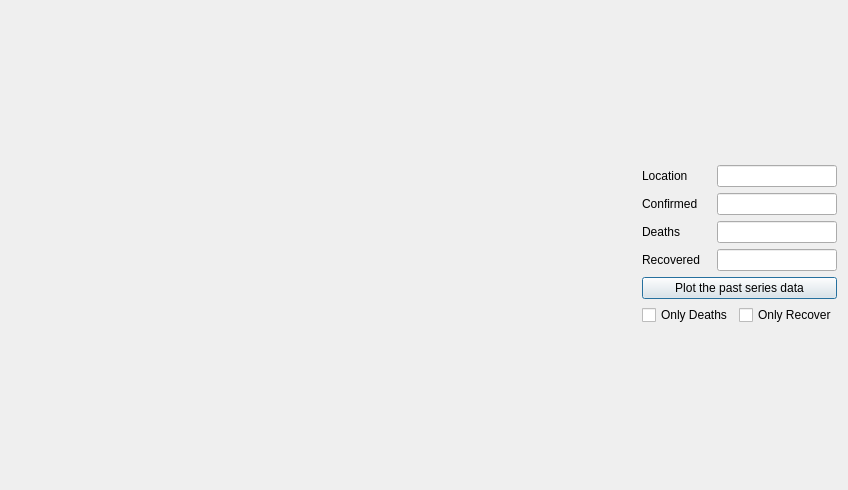
<?xml version="1.0" encoding="UTF-8"?>
<ui version="4.0">
 <class>Dialog</class>
 <widget class="QDialog" name="Dialog">
  <property name="geometry">
   <rect>
    <x>0</x>
    <y>0</y>
    <width>848</width>
    <height>490</height>
   </rect>
  </property>
  <property name="windowTitle">
   <string>Dialog</string>
  </property>
  <layout class="QHBoxLayout" name="horizontalLayout_7">
   <item>
    <layout class="QHBoxLayout" name="horizontalLayout_6" stretch="10,1">
     <item>
      <widget class="PlotWidget" name="plotwidget" native="true"/>
     </item>
     <item>
      <layout class="QVBoxLayout" name="verticalLayout">
       <item>
        <spacer name="verticalSpacer">
         <property name="orientation">
          <enum>Qt::Vertical</enum>
         </property>
         <property name="sizeHint" stdset="0">
          <size>
           <width>20</width>
           <height>40</height>
          </size>
         </property>
        </spacer>
       </item>
       <item>
        <layout class="QHBoxLayout" name="horizontalLayout_2">
         <item>
          <widget class="QLabel" name="label">
           <property name="text">
            <string>Location</string>
           </property>
          </widget>
         </item>
         <item>
          <widget class="QLineEdit" name="countrylineEdit">
           <property name="minimumSize">
            <size>
             <width>120</width>
             <height>0</height>
            </size>
           </property>
           <property name="maximumSize">
            <size>
             <width>120</width>
             <height>16777215</height>
            </size>
           </property>
          </widget>
         </item>
        </layout>
       </item>
       <item>
        <layout class="QHBoxLayout" name="horizontalLayout_3">
         <item>
          <widget class="QLabel" name="label_2">
           <property name="text">
            <string>Confirmed</string>
           </property>
          </widget>
         </item>
         <item>
          <widget class="QLineEdit" name="ConfiredlineEdit">
           <property name="minimumSize">
            <size>
             <width>120</width>
             <height>0</height>
            </size>
           </property>
           <property name="maximumSize">
            <size>
             <width>120</width>
             <height>16777215</height>
            </size>
           </property>
          </widget>
         </item>
        </layout>
       </item>
       <item>
        <layout class="QHBoxLayout" name="horizontalLayout_4">
         <item>
          <widget class="QLabel" name="label_3">
           <property name="text">
            <string>Deaths</string>
           </property>
          </widget>
         </item>
         <item>
          <widget class="QLineEdit" name="DeathslineEdit">
           <property name="minimumSize">
            <size>
             <width>120</width>
             <height>0</height>
            </size>
           </property>
           <property name="maximumSize">
            <size>
             <width>100</width>
             <height>16777215</height>
            </size>
           </property>
          </widget>
         </item>
        </layout>
       </item>
       <item>
        <layout class="QHBoxLayout" name="horizontalLayout_5">
         <item>
          <widget class="QLabel" name="label_4">
           <property name="text">
            <string>Recovered</string>
           </property>
          </widget>
         </item>
         <item>
          <widget class="QLineEdit" name="RecoveredlineEdit">
           <property name="minimumSize">
            <size>
             <width>120</width>
             <height>0</height>
            </size>
           </property>
           <property name="maximumSize">
            <size>
             <width>100</width>
             <height>16777215</height>
            </size>
           </property>
          </widget>
         </item>
        </layout>
       </item>
       <item>
        <widget class="QPushButton" name="plotbotton">
         <property name="text">
          <string>Plot the past series data</string>
         </property>
        </widget>
       </item>
       <item>
        <layout class="QHBoxLayout" name="horizontalLayout">
         <item>
          <widget class="QCheckBox" name="deathcheckBox">
           <property name="text">
            <string>Only Deaths</string>
           </property>
          </widget>
         </item>
         <item>
          <widget class="QCheckBox" name="recovercheckBox">
           <property name="text">
            <string>Only Recover</string>
           </property>
          </widget>
         </item>
        </layout>
       </item>
       <item>
        <spacer name="verticalSpacer_2">
         <property name="orientation">
          <enum>Qt::Vertical</enum>
         </property>
         <property name="sizeHint" stdset="0">
          <size>
           <width>20</width>
           <height>40</height>
          </size>
         </property>
        </spacer>
       </item>
      </layout>
     </item>
    </layout>
   </item>
  </layout>
 </widget>
 <customwidgets>
  <customwidget>
   <class>PlotWidget</class>
   <extends>QWidget</extends>
   <header>pyqtgraph</header>
   <container>1</container>
  </customwidget>
 </customwidgets>
 <resources/>
 <connections/>
</ui>
